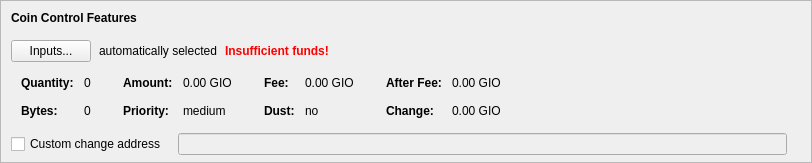
    <widget class="QFrame" name="frameCoinControl">
     <property name="sizePolicy">
      <sizepolicy hsizetype="Expanding" vsizetype="Expanding">
       <horstretch>0</horstretch>
       <verstretch>0</verstretch>
      </sizepolicy>
     </property>
     <property name="maximumSize">
      <size>
       <width>16777215</width>
       <height>16777215</height>
      </size>
     </property>
     <property name="frameShape">
      <enum>QFrame::StyledPanel</enum>
     </property>
     <property name="frameShadow">
      <enum>QFrame::Sunken</enum>
     </property>
     <layout class="QVBoxLayout" name="verticalLayoutCoinControl2">
      <property name="spacing">
       <number>0</number>
      </property>
      <property name="leftMargin">
       <number>0</number>
      </property>
      <property name="topMargin">
       <number>0</number>
      </property>
      <property name="rightMargin">
       <number>0</number>
      </property>
      <property name="bottomMargin">
       <number>6</number>
      </property>
      <item>
       <layout class="QVBoxLayout" name="verticalLayoutCoinControl" stretch="0,0,0,0,1">
        <property name="spacing">
         <number>0</number>
        </property>
        <property name="leftMargin">
         <number>10</number>
        </property>
        <property name="topMargin">
         <number>10</number>
        </property>
        <item>
         <layout class="QHBoxLayout" name="horizontalLayoutCoinControl1">
          <property name="bottomMargin">
           <number>15</number>
          </property>
          <item>
           <widget class="QLabel" name="labelCoinControlFeatures">
            <property name="sizePolicy">
             <sizepolicy hsizetype="Preferred" vsizetype="Maximum">
              <horstretch>0</horstretch>
              <verstretch>0</verstretch>
             </sizepolicy>
            </property>
            <property name="font">
             <font>
              <weight>75</weight>
              <bold>true</bold>
             </font>
            </property>
            <property name="styleSheet">
             <string notr="true">font-weight:bold;</string>
            </property>
            <property name="text">
             <string>Coin Control Features</string>
            </property>
           </widget>
          </item>
         </layout>
        </item>
        <item>
         <layout class="QHBoxLayout" name="horizontalLayoutCoinControl2" stretch="0,0,0,0">
          <property name="spacing">
           <number>8</number>
          </property>
          <property name="bottomMargin">
           <number>10</number>
          </property>
          <item>
           <widget class="QPushButton" name="pushButtonCoinControl">
            <property name="styleSheet">
             <string notr="true"/>
            </property>
            <property name="text">
             <string>Inputs...</string>
            </property>
            <property name="autoDefault">
             <bool>false</bool>
            </property>
           </widget>
          </item>
          <item>
           <widget class="QLabel" name="labelCoinControlAutomaticallySelected">
            <property name="text">
             <string>automatically selected</string>
            </property>
            <property name="margin">
             <number>5</number>
            </property>
           </widget>
          </item>
          <item>
           <widget class="QLabel" name="labelCoinControlInsuffFunds">
            <property name="font">
             <font>
              <weight>75</weight>
              <bold>true</bold>
             </font>
            </property>
            <property name="styleSheet">
             <string notr="true">color:red;font-weight:bold;</string>
            </property>
            <property name="text">
             <string>Insufficient funds!</string>
            </property>
            <property name="margin">
             <number>5</number>
            </property>
           </widget>
          </item>
          <item>
           <spacer name="horizontalSpacerCoinControl">
            <property name="orientation">
             <enum>Qt::Horizontal</enum>
            </property>
            <property name="sizeHint" stdset="0">
             <size>
              <width>40</width>
              <height>1</height>
             </size>
            </property>
           </spacer>
          </item>
         </layout>
        </item>
        <item>
         <widget class="QWidget" name="widgetCoinControl" native="true">
          <property name="sizePolicy">
           <sizepolicy hsizetype="Preferred" vsizetype="Preferred">
            <horstretch>0</horstretch>
            <verstretch>0</verstretch>
           </sizepolicy>
          </property>
          <property name="minimumSize">
           <size>
            <width>0</width>
            <height>0</height>
           </size>
          </property>
          <property name="styleSheet">
           <string notr="true"/>
          </property>
          <layout class="QHBoxLayout" name="horizontalLayoutCoinControl5">
           <property name="leftMargin">
            <number>0</number>
           </property>
           <property name="topMargin">
            <number>0</number>
           </property>
           <property name="rightMargin">
            <number>0</number>
           </property>
           <property name="bottomMargin">
            <number>0</number>
           </property>
           <item>
            <layout class="QHBoxLayout" name="horizontalLayoutCoinControl3" stretch="0,0,0,1">
             <property name="spacing">
              <number>20</number>
             </property>
             <property name="topMargin">
              <number>0</number>
             </property>
             <property name="bottomMargin">
              <number>10</number>
             </property>
             <item>
              <layout class="QFormLayout" name="formLayoutCoinControl1">
               <property name="horizontalSpacing">
                <number>10</number>
               </property>
               <property name="verticalSpacing">
                <number>14</number>
               </property>
               <property name="leftMargin">
                <number>10</number>
               </property>
               <property name="topMargin">
                <number>4</number>
               </property>
               <property name="rightMargin">
                <number>6</number>
               </property>
               <item row="0" column="0">
                <widget class="QLabel" name="labelCoinControlQuantityText">
                 <property name="font">
                  <font>
                   <weight>75</weight>
                   <bold>true</bold>
                  </font>
                 </property>
                 <property name="text">
                  <string>Quantity:</string>
                 </property>
                 <property name="margin">
                  <number>0</number>
                 </property>
                </widget>
               </item>
               <item row="0" column="1">
                <widget class="QLabel" name="labelCoinControlQuantity">
                 <property name="cursor">
                  <cursorShape>IBeamCursor</cursorShape>
                 </property>
                 <property name="contextMenuPolicy">
                  <enum>Qt::ActionsContextMenu</enum>
                 </property>
                 <property name="text">
                  <string notr="true">0</string>
                 </property>
                 <property name="margin">
                  <number>0</number>
                 </property>
                 <property name="textInteractionFlags">
                  <set>Qt::LinksAccessibleByMouse|Qt::TextSelectableByKeyboard|Qt::TextSelectableByMouse</set>
                 </property>
                </widget>
               </item>
               <item row="1" column="0">
                <widget class="QLabel" name="labelCoinControlBytesText">
                 <property name="font">
                  <font>
                   <weight>75</weight>
                   <bold>true</bold>
                  </font>
                 </property>
                 <property name="text">
                  <string>Bytes:</string>
                 </property>
                </widget>
               </item>
               <item row="1" column="1">
                <widget class="QLabel" name="labelCoinControlBytes">
                 <property name="cursor">
                  <cursorShape>IBeamCursor</cursorShape>
                 </property>
                 <property name="contextMenuPolicy">
                  <enum>Qt::ActionsContextMenu</enum>
                 </property>
                 <property name="text">
                  <string notr="true">0</string>
                 </property>
                 <property name="textInteractionFlags">
                  <set>Qt::LinksAccessibleByMouse|Qt::TextSelectableByKeyboard|Qt::TextSelectableByMouse</set>
                 </property>
                </widget>
               </item>
              </layout>
             </item>
             <item>
              <layout class="QFormLayout" name="formLayoutCoinControl2">
               <property name="horizontalSpacing">
                <number>10</number>
               </property>
               <property name="verticalSpacing">
                <number>14</number>
               </property>
               <property name="leftMargin">
                <number>6</number>
               </property>
               <property name="topMargin">
                <number>4</number>
               </property>
               <property name="rightMargin">
                <number>6</number>
               </property>
               <item row="0" column="0">
                <widget class="QLabel" name="labelCoinControlAmountText">
                 <property name="font">
                  <font>
                   <weight>75</weight>
                   <bold>true</bold>
                  </font>
                 </property>
                 <property name="text">
                  <string>Amount:</string>
                 </property>
                 <property name="margin">
                  <number>0</number>
                 </property>
                </widget>
               </item>
               <item row="0" column="1">
                <widget class="QLabel" name="labelCoinControlAmount">
                 <property name="cursor">
                  <cursorShape>IBeamCursor</cursorShape>
                 </property>
                 <property name="contextMenuPolicy">
                  <enum>Qt::ActionsContextMenu</enum>
                 </property>
                 <property name="text">
                  <string notr="true">0.00 GIO</string>
                 </property>
                 <property name="textInteractionFlags">
                  <set>Qt::LinksAccessibleByMouse|Qt::TextSelectableByKeyboard|Qt::TextSelectableByMouse</set>
                 </property>
                </widget>
               </item>
               <item row="1" column="0">
                <widget class="QLabel" name="labelCoinControlPriorityText">
                 <property name="font">
                  <font>
                   <weight>75</weight>
                   <bold>true</bold>
                  </font>
                 </property>
                 <property name="text">
                  <string>Priority:</string>
                 </property>
                </widget>
               </item>
               <item row="1" column="1">
                <widget class="QLabel" name="labelCoinControlPriority">
                 <property name="cursor">
                  <cursorShape>IBeamCursor</cursorShape>
                 </property>
                 <property name="contextMenuPolicy">
                  <enum>Qt::ActionsContextMenu</enum>
                 </property>
                 <property name="text">
                  <string notr="true">medium</string>
                 </property>
                 <property name="textInteractionFlags">
                  <set>Qt::LinksAccessibleByMouse|Qt::TextSelectableByKeyboard|Qt::TextSelectableByMouse</set>
                 </property>
                </widget>
               </item>
              </layout>
             </item>
             <item>
              <layout class="QFormLayout" name="formLayoutCoinControl3">
               <property name="horizontalSpacing">
                <number>10</number>
               </property>
               <property name="verticalSpacing">
                <number>14</number>
               </property>
               <property name="leftMargin">
                <number>6</number>
               </property>
               <property name="topMargin">
                <number>4</number>
               </property>
               <property name="rightMargin">
                <number>6</number>
               </property>
               <item row="0" column="0">
                <widget class="QLabel" name="labelCoinControlFeeText">
                 <property name="font">
                  <font>
                   <weight>75</weight>
                   <bold>true</bold>
                  </font>
                 </property>
                 <property name="text">
                  <string>Fee:</string>
                 </property>
                 <property name="margin">
                  <number>0</number>
                 </property>
                </widget>
               </item>
               <item row="0" column="1">
                <widget class="QLabel" name="labelCoinControlFee">
                 <property name="cursor">
                  <cursorShape>IBeamCursor</cursorShape>
                 </property>
                 <property name="contextMenuPolicy">
                  <enum>Qt::ActionsContextMenu</enum>
                 </property>
                 <property name="text">
                  <string notr="true">0.00 GIO</string>
                 </property>
                 <property name="textInteractionFlags">
                  <set>Qt::LinksAccessibleByMouse|Qt::TextSelectableByKeyboard|Qt::TextSelectableByMouse</set>
                 </property>
                </widget>
               </item>
               <item row="1" column="0">
                <widget class="QLabel" name="labelCoinControlLowOutputText">
                 <property name="font">
                  <font>
                   <weight>75</weight>
                   <bold>true</bold>
                  </font>
                 </property>
                 <property name="text">
                  <string>Dust:</string>
                 </property>
                </widget>
               </item>
               <item row="1" column="1">
                <widget class="QLabel" name="labelCoinControlLowOutput">
                 <property name="cursor">
                  <cursorShape>IBeamCursor</cursorShape>
                 </property>
                 <property name="contextMenuPolicy">
                  <enum>Qt::ActionsContextMenu</enum>
                 </property>
                 <property name="text">
                  <string notr="true">no</string>
                 </property>
                 <property name="textInteractionFlags">
                  <set>Qt::LinksAccessibleByMouse|Qt::TextSelectableByKeyboard|Qt::TextSelectableByMouse</set>
                 </property>
                </widget>
               </item>
              </layout>
             </item>
             <item>
              <layout class="QFormLayout" name="formLayoutCoinControl4">
               <property name="horizontalSpacing">
                <number>10</number>
               </property>
               <property name="verticalSpacing">
                <number>14</number>
               </property>
               <property name="leftMargin">
                <number>6</number>
               </property>
               <property name="topMargin">
                <number>4</number>
               </property>
               <property name="rightMargin">
                <number>6</number>
               </property>
               <item row="0" column="0">
                <widget class="QLabel" name="labelCoinControlAfterFeeText">
                 <property name="font">
                  <font>
                   <weight>75</weight>
                   <bold>true</bold>
                  </font>
                 </property>
                 <property name="text">
                  <string>After Fee:</string>
                 </property>
                 <property name="margin">
                  <number>0</number>
                 </property>
                </widget>
               </item>
               <item row="0" column="1">
                <widget class="QLabel" name="labelCoinControlAfterFee">
                 <property name="cursor">
                  <cursorShape>IBeamCursor</cursorShape>
                 </property>
                 <property name="contextMenuPolicy">
                  <enum>Qt::ActionsContextMenu</enum>
                 </property>
                 <property name="text">
                  <string notr="true">0.00 GIO</string>
                 </property>
                 <property name="textInteractionFlags">
                  <set>Qt::LinksAccessibleByMouse|Qt::TextSelectableByKeyboard|Qt::TextSelectableByMouse</set>
                 </property>
                </widget>
               </item>
               <item row="1" column="0">
                <widget class="QLabel" name="labelCoinControlChangeText">
                 <property name="font">
                  <font>
                   <weight>75</weight>
                   <bold>true</bold>
                  </font>
                 </property>
                 <property name="text">
                  <string>Change:</string>
                 </property>
                </widget>
               </item>
               <item row="1" column="1">
                <widget class="QLabel" name="labelCoinControlChange">
                 <property name="cursor">
                  <cursorShape>IBeamCursor</cursorShape>
                 </property>
                 <property name="contextMenuPolicy">
                  <enum>Qt::ActionsContextMenu</enum>
                 </property>
                 <property name="text">
                  <string notr="true">0.00 GIO</string>
                 </property>
                 <property name="textInteractionFlags">
                  <set>Qt::LinksAccessibleByMouse|Qt::TextSelectableByKeyboard|Qt::TextSelectableByMouse</set>
                 </property>
                </widget>
               </item>
              </layout>
             </item>
            </layout>
           </item>
          </layout>
         </widget>
        </item>
        <item>
         <layout class="QHBoxLayout" name="horizontalLayoutCoinControl4" stretch="0,0,0">
          <property name="spacing">
           <number>12</number>
          </property>
          <property name="sizeConstraint">
           <enum>QLayout::SetDefaultConstraint</enum>
          </property>
          <property name="topMargin">
           <number>5</number>
          </property>
          <property name="rightMargin">
           <number>5</number>
          </property>
          <item>
           <widget class="QCheckBox" name="checkBoxCoinControlChange">
            <property name="toolTip">
             <string>If this is activated, but the change address is empty or invalid, change will be sent to a newly generated address.</string>
            </property>
            <property name="text">
             <string>Custom change address</string>
            </property>
           </widget>
          </item>
          <item>
           <widget class="QValidatedLineEdit" name="lineEditCoinControlChange">
            <property name="enabled">
             <bool>false</bool>
            </property>
            <property name="sizePolicy">
             <sizepolicy hsizetype="Expanding" vsizetype="Fixed">
              <horstretch>0</horstretch>
              <verstretch>0</verstretch>
             </sizepolicy>
            </property>
           </widget>
          </item>
          <item>
           <widget class="QLabel" name="labelCoinControlChangeLabel">
            <property name="sizePolicy">
             <sizepolicy hsizetype="Preferred" vsizetype="Expanding">
              <horstretch>0</horstretch>
              <verstretch>0</verstretch>
             </sizepolicy>
            </property>
            <property name="minimumSize">
             <size>
              <width>0</width>
              <height>0</height>
             </size>
            </property>
            <property name="text">
             <string/>
            </property>
            <property name="margin">
             <number>3</number>
            </property>
           </widget>
          </item>
         </layout>
        </item>
        <item>
         <spacer name="verticalSpacerCoinControl">
          <property name="orientation">
           <enum>Qt::Vertical</enum>
          </property>
          <property name="sizeHint" stdset="0">
           <size>
            <width>800</width>
            <height>1</height>
           </size>
          </property>
         </spacer>
        </item>
       </layout>
      </item>
     </layout>
    </widget>
